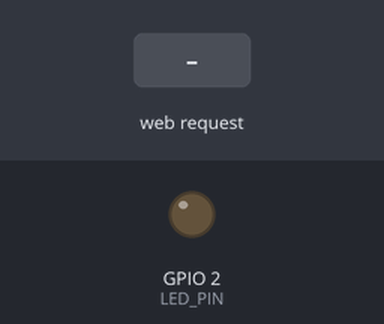
This sketch was run on a simulated ESP32. Shown: output pins drawn as LEDs (lit = HIGH). Inputs (shaded band) come from the test bench. What the sketch prints to the serial monitor is not drawn.

Above: at 2.2 s.
2.3 s: HTTP request GET /set?value=1 received
At 3.5 s:
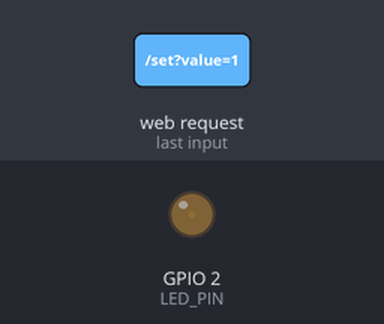
3.8 s: HTTP request GET /set?value=120 received
At 4.7 s:
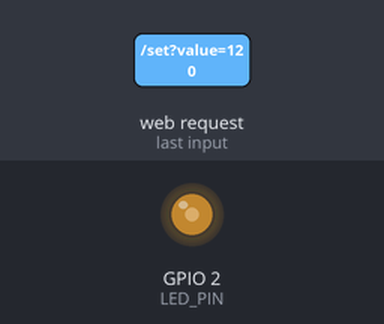
5.3 s: HTTP request GET /on received
At 5.8 s:
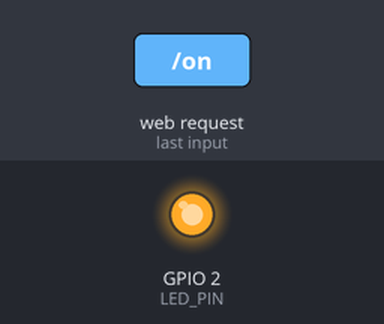
Timing chart, 0 to 8.3 s (numbered marks = the images above; inputs shaded):
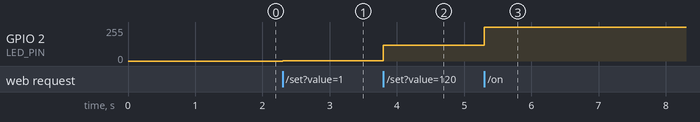

Measured:
- after the input at 2.3 s, GPIO 2 (LED_PIN): 0/255 → 1/255 at once
- after the input at 3.8 s, GPIO 2 (LED_PIN): 1/255 → 120/255 at once
- after the input at 5.3 s, GPIO 2 (LED_PIN): 120/255 → 255/255 at once

The sketch:

ex07.ino
```cpp
#include <WiFi.h>
#include <WebServer.h>

// ===== AP 热点配置 =====
const char* ap_ssid = "ESP32-LAB008";
const char* ap_password = "12345678";   // 至少8位

const int LED_PIN = 2;

const int freq = 5000;          // 频率 5000Hz
const int resolution = 8;       // 分辨率 8位 (0-255)

int currentBrightness = 0;

WebServer server(80);

// ===== 构建 HTML 页面（含滑动条） =====
String makePage() {
  String html = R"rawliteral(
<!DOCTYPE html>
<html lang="zh-CN">
<head>
  <meta charset="UTF-8">
  <meta name="viewport" content="width=device-width, initial-scale=1.0">
  <title>ESP32 无极调光器</title>
  <style>
    body { font-family: Arial; text-align: center; margin-top: 50px; background: #f0f0f0; }
    .container { background: white; padding: 30px; border-radius: 20px; max-width: 400px; margin: auto; box-shadow: 0 4px 8px rgba(0,0,0,0.1); }
    h1 { color: #333; }
    .slider { width: 80%; margin: 20px 0; }
    .value { font-size: 24px; font-weight: bold; color: #007BFF; }
    .btn-group { margin-top: 20px; }
    button { padding: 10px 25px; margin: 5px; border: none; border-radius: 8px; font-size: 16px; cursor: pointer; }
    .btn-on { background: #28a745; color: white; }
    .btn-off { background: #dc3545; color: white; }
    .status { margin-top: 20px; font-size: 18px; color: #555; }
  </style>
</head>
<body>
  <div class="container">
    <h1>💡 无极调光器</h1>
    <p>拖动滑块调节亮度</p>
    <input type="range" id="brightnessSlider" class="slider" min="0" max="255" value="0">
    <div>
      <span>亮度值：</span><span id="brightnessValue" class="value">0</span>
    </div>
    <div class="btn-group">
      <button class="btn-on" onclick="setBrightness(255)">点亮</button>
      <button class="btn-off" onclick="setBrightness(0)">熄灭</button>
    </div>
    <div class="status" id="status">状态：待机</div>
  </div>

  <script>
    // 获取滑块和显示元素
    const slider = document.getElementById('brightnessSlider');
    const valueDisplay = document.getElementById('brightnessValue');
    const statusDisplay = document.getElementById('status');

    // 发送亮度值到 ESP32
    function sendBrightness(value) {
      fetch('/set?value=' + value)
        .then(response => {
          if (response.ok) {
            statusDisplay.innerHTML = '✅ 已更新亮度：' + value;
          } else {
            statusDisplay.innerHTML = '❌ 更新失败';
          }
        })
        .catch(error => {
          statusDisplay.innerHTML = '⚠️ 网络错误';
          console.error('Error:', error);
        });
    }

    // 滑块拖动时触发
    slider.oninput = function() {
      const val = parseInt(this.value);
      valueDisplay.textContent = val;
      sendBrightness(val);
    };

    // 快捷按钮（点亮/熄灭）
    function setBrightness(value) {
      slider.value = value;
      valueDisplay.textContent = value;
      sendBrightness(value);
    }
  </script>
</body>
</html>
)rawliteral";
  return html;
}

void handleRoot() {
  server.send(200, "text/html; charset=UTF-8", makePage());
}

// ===== 设置亮度 =====
void handleSet() {
  if (server.hasArg("value")) {
    int val = server.arg("value").toInt();
    if (val < 0) val = 0;
    if (val > 255) val = 255;
    currentBrightness = val;
    ledcWrite(LED_PIN, currentBrightness);   // 更新 PWM
    server.send(200, "text/plain", "OK");
    Serial.print("Brightness set to: ");
    Serial.println(currentBrightness);
  } else {
    server.send(400, "text/plain", "Missing 'value' parameter");
  }
}

// 点亮
void handleOn() {
  currentBrightness = 255;
  ledcWrite(LED_PIN, currentBrightness);
  server.sendHeader("Location", "/");
  server.send(303);
}

// 熄灭
void handleOff() {
  currentBrightness = 0;
  ledcWrite(LED_PIN, currentBrightness);
  server.sendHeader("Location", "/");
  server.send(303);
}

void setup() {
  Serial.begin(115200);
  delay(1000);

  // 初始化 PWM
  ledcAttach(LED_PIN, freq, resolution);
  ledcWrite(LED_PIN, 0);      // 初始熄灭

  // ----- 开启 AP 热点（自发热点） -----
  WiFi.mode(WIFI_AP);
  WiFi.softAP(ap_ssid, ap_password);
  Serial.println("==== ESP32 AP 启动成功 ====");
  Serial.print("热点名称："); Serial.println(ap_ssid);
  Serial.print("访问地址："); Serial.println(WiFi.softAPIP());  // 通常 192.168.4.1

  // ----- 配置 Web 路由 -----
  server.on("/", handleRoot);
  server.on("/set", handleSet);
  server.on("/on", handleOn);
  server.on("/off", handleOff);

  server.begin();
  Serial.println("Web服务器已启动");
}

void loop() {
  server.handleClient();
}
```
